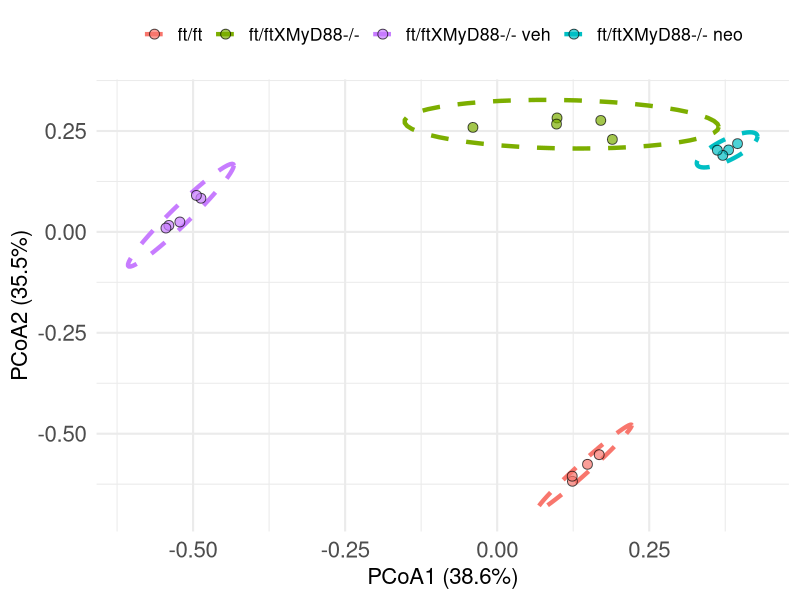

Write R code to recreate this figure.
library(vegan)
library(ggplot2)
library(dplyr)
library(svglite)

my_data <- read.csv("figs5.csv", header = TRUE, row.names = 1)

data_matrix <- my_data[, 1:(ncol(my_data) - 3)]
# Bray-Curtis distance
bc_dist <- vegdist(data_matrix, method = "bray")

# PCoA
pcoa  <- cmdscale(bc_dist, k = 2, eig = TRUE)
eig   <- pcoa$eig
perc1 <- eig[1] / sum(eig) * 100
perc2 <- eig[2] / sum(eig) * 100
# Plotting dataframe
pcoa_df <- data.frame(
  PCoA1 = pcoa$points[, 1],
  PCoA2 = pcoa$points[, 2],
  group = factor(my_data$group, levels = c("ft/ft", "ft/ftXMyD88-/-", "ft/ftXMyD88-/- veh", "ft/ftXMyD88-/- neo"))
)

group_colors <- c(
  "ft/ft" = "#F8766D",
  "ft/ftXMyD88-/-" = "#7CAE00", 
  "ft/ftXMyD88-/- neo" = "#00BFC4",
  "ft/ftXMyD88-/- veh" = "#C77CFF"
)
p <- ggplot(pcoa_df, aes(x = PCoA1, y = PCoA2, fill = group, color = group)) +
  stat_ellipse(aes(group = group),
               alpha = 1, linetype = "dashed", linewidth = 1.5) +
  geom_point(aes(fill = group), color = "black", size = 3, alpha = 0.7, shape = 21) +
  scale_fill_manual(values = group_colors) +
  scale_color_manual(values = group_colors) +
  labs(
    x = sprintf("PCoA1 (%.1f%%)", perc1),
    y = sprintf("PCoA2 (%.1f%%)", perc2)
  ) +
  theme_minimal(base_size = 16) +
  theme(
    legend.position = "top",
    legend.title = element_blank(),
    text = element_text(size = 16),
    axis.text = element_text(size = 16),
    axis.title = element_text(size = 16),
    panel.border = element_blank(),
    axis.line = element_blank()
  ) +
  guides(fill = guide_legend(nrow = 1, byrow = TRUE),
         color = guide_legend(nrow = 1, byrow = TRUE))
ggsave("figS5.svg", plot = p, width = 7, height = 7, dpi = 300)
#print(p)
